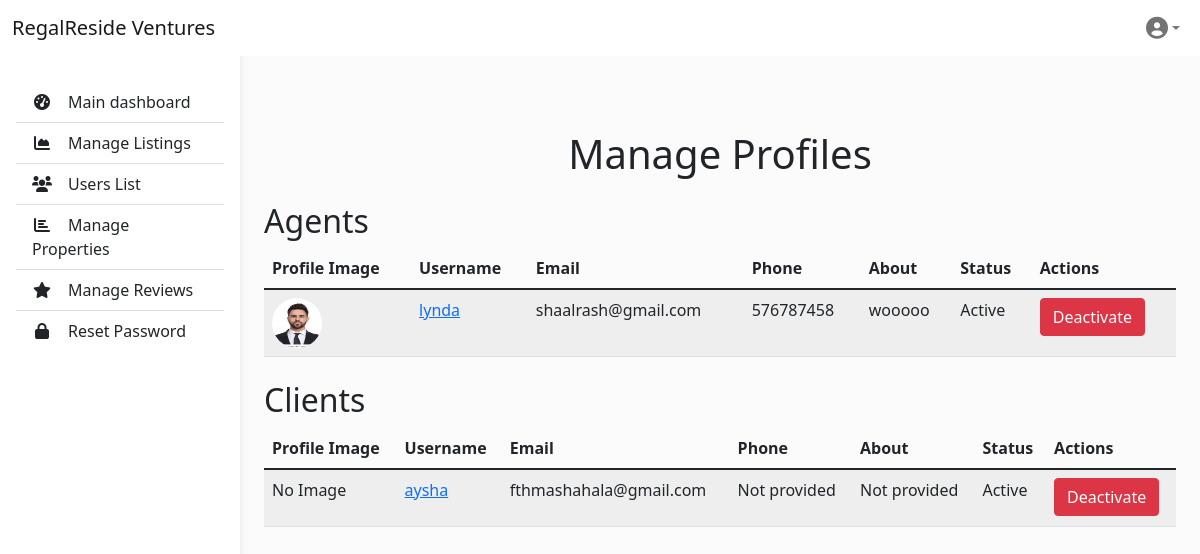
The page /adminpanel/userlist on the database its author committed.
### adminpanel/models.py (models this page shows, shortened)
class Profile(models.Model):
    user = models.OneToOneField(User, on_delete=models.CASCADE)
    name = models.CharField(max_length=100, blank=True, null=True)
    email = models.EmailField(blank=True, null=True)
    phone = models.CharField(max_length=15, blank=True, null=True)
    about = models.TextField(blank=True, null=True)
    profile_image = models.ImageField(upload_to='profile_images/', blank=True, null=True)
    id_proof = models.FileField(upload_to='id_proofs/', blank=True, null=True)
    saved_search = models.JSONField(blank=True, null=True)
    is_agent = models.BooleanField(default=False)
    is_active = models.BooleanField(default=True)

### adminpanel/views.py (the view, shortened to what this page needs)
# urls.py: path('userlist',user_list,name='user_list'),
def user_list(request):
    profiles = Profile.objects.filter(user__is_staff=False) | Profile.objects.filter(user__is_superuser=False)
    return render(request, 'adminpanel/user_list.html', {
        'profiles': profiles,
    })

### adminpanel/templates/adminpanel/user_list.html (shortened to what this page needs)
{% extends "adminpanel/admin_base.html" %}
{% block content %}
<div class="container mt-5">
    <h1 class="text-center">Manage Profiles</h1>
    <h2 class="mt-4">Agents</h2>
    <table class="table table-striped mt-2">
        <thead>
            <tr>
                <th>Profile Image</th>
                <th>Username</th>
                <th>Email</th>
                <th>Phone</th>
                <th>About</th>
                <th>Status</th>
                <th>Actions</th>
            </tr>
        </thead>
        <tbody>
            {% for profile in profiles %}
                {% if profile.is_agent %}
                <tr>
                    <td>
                        {% if profile.profile_image %}
                            <a href="{% url 'adminpanel:user_details' profile.user.id %}">
                                <img src="{{ profile.profile_image.url }}" alt="{{ profile.user.username }}'s Profile Image" style="width: 50px; height: 50px; border-radius: 50%;">
                            </a>
                        {% else %}
                            <p>No Image</p>
                        {% endif %}
                    </td>
                    <td>
                        <a href="{% url 'adminpanel:user_details' profile.user.id %}">{{ profile.user.username }}</a>
                    </td>
                    <td>{{ profile.user.email }}</td>
                    <td>{{ profile.phone|default:"Not provided" }}</td>
                    <td>{{ profile.about|default:"Not provided" }}</td>
                    <td>{% if profile.is_active %}Active{% else %}Inactive{% endif %}</td>
                    <td>
                        <form method="post" style="display:inline;">
                            {% if profile.is_active %}
                                <button type="submit" name="action" value="deactivate" class="btn btn-danger" onclick="return confirm('Are you sure you want to deactivate this account?');">Deactivate</button>
                            {% else %}
                                <button type="submit" name="action" value="activate" class="btn btn-success" onclick="return confirm('Are you sure you want to activate this account?');">Activate</button>
                            {% endif %}
                        </form>
                    </td>
                </tr>
                {% endif %}
            {% empty %}
                <tr>
                    <td colspan="7" class="text-center">No agents found.</td>
                </tr>
            {% endfor %}
        </tbody>
    </table>
    <h2 class="mt-4">Clients</h2>
    <table class="table table-striped mt-2">
        <thead>
            <tr>
                <th>Profile Image</th>
                <th>Username</th>
                <th>Email</th>
                <th>Phone</th>
                <th>About</th>
                <th>Status</th>
                <th>Actions</th>
            </tr>
        </thead>
        <tbody>
            {% for profile in profiles %}
                {% if not profile.is_agent %}
                <tr>
                    <td>
                        {% if profile.profile_image %}
                            <a href="{% url 'adminpanel:user_details' profile.user.id %}">
                                <img src="{{ profile.profile_image.url }}" alt="{{ profile.user.username }}'s Profile Image" style="width: 50px; height: 50px; border-radius: 50%;">
                            </a>
                        {% else %}
                            <p>No Image</p>
                        {% endif %}
                    </td>
                    <td>
                        <a href="{% url 'adminpanel:user_details' profile.user.id %}">{{ profile.user.username }}</a>
                    </td>
                    <td>{{ profile.user.email }}</td>
                    <td>{{ profile.phone|default:"Not provided" }}</td>
                    <td>{{ profile.about|default:"Not provided" }}</td>
                    <td>{% if profile.is_active %}Active{% else %}Inactive{% endif %}</td>
                    <td>
                        <form method="post" style="display:inline;">
                            {% if profile.is_active %}
                                <button type="submit" name="action" value="deactivate" class="btn btn-danger" onclick="return confirm('Are you sure you want to deactivate this account?');">Deactivate</button>
                            {% else %}
                                <button type="submit" name="action" value="activate" class="btn btn-success" onclick="return confirm('Are you sure you want to activate this account?');">Activate</button>
                            {% endif %}
                        </form>
                    </td>
                </tr>
                {% endif %}
            {% empty %}
                <tr>
                    <td colspan="7" class="text-center">No clients found.</td>
                </tr>
            {% endfor %}
        </tbody>
    </table>
</div>
{% endblock %}

### adminpanel/templates/adminpanel/admin_base.html (style rules this page uses)
body { background-color: #fbfbfb; }

### rows shown on the page
Profile: profile_image (picture), user.username "lynda", user.email "shaalrash@gmail.com", phone "576787458", about "wooooo", is_active "Active"
Profile: profile_image "No Image", user.username "aysha", user.email "fthmashahala@gmail.com", phone "Not provided", about "Not provided", is_active "Active"
